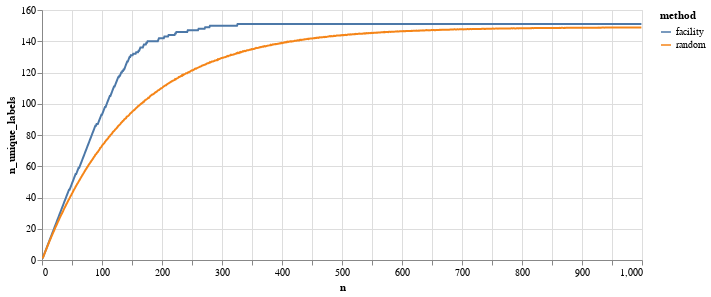

Notebook code for this chart:
### Code cell
pltr = pd.DataFrame(data)

(alt.Chart(pltr)
  .mark_line()
  .encode(x='n', y='n_unique_labels', color="method")
  .properties(width=600, height=250)
  .interactive())

### Figure 1 — Vega-Lite specification as saved in the notebook (floating-point values rounded to 4 significant figures; data arrays with more than 128 entries replaced by an {"elided": "..."} marker saying what was removed)
{"config": {"view": {"continuousWidth": 400, "continuousHeight": 300}}, "data": {"name": "data-66694311bf4f4992dfad04072927baf0"}, "mark": "line", "encoding": {"color": {"field": "method", "type": "nominal"}, "x": {"field": "n", "type": "quantitative"}, "y": {"field": "n_unique_labels", "type": "quantitative"}}, "height": 250, "selection": {"selector003": {"type": "interval", "bind": "scales", "encodings": ["x", "y"]}}, "width": 600, "$schema": "https://vega.github.io/schema/vega-lite/v4.17.0.json", "datasets": {"data-66694311bf4f4992dfad04072927baf0": {"elided": "1998 records"}}}
